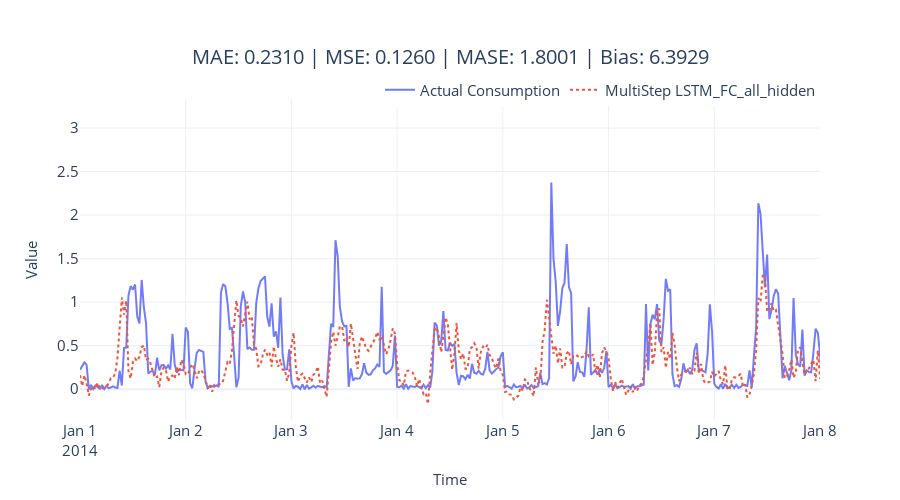

Notebook cell for this chart:
### Code cell
fig = plot_forecast(pred_df, forecast_columns=[tag], forecast_display_names=[tag])
fig = format_plot(fig, title=f"MAE: {metrics['MAE']:.4f} | MSE: {metrics['MSE']:.4f} | MASE: {metrics['MASE']:.4f} | Bias: {metrics['Forecast Bias']:.4f}")
fig.update_xaxes(type="date", range=["2014-01-01", "2014-01-08"])
fig.write_image(f"imgs/chapter_12/{tag}.png")
fig.show()

### Figure 1 — Plotly figure (JSON) as saved in the notebook; plotly's stock layout.template omitted (floating-point values rounded to 4 significant figures; data arrays with more than 128 entries replaced by an {"elided": "..."} marker saying what was removed)
{"data": [{"line": {"color": "rgba(99,110,250,0.9)"}, "mode": "lines", "name": "Actual Consumption", "type": "scatter", "x": {"elided": "1488 str values"}, "y": {"elided": "1488 float values"}}, {"line": {"color": "rgba(239,85,59,1)", "dash": "dot"}, "mode": "lines", "name": "MultiStep LSTM_FC_all_hidden", "type": "scatter", "x": {"elided": "1488 str values"}, "y": {"elided": "1488 float values"}}], "layout": {"autosize": false, "height": 500, "legend": {"font": {"size": 15}, "orientation": "h", "title": {}, "x": 1, "xanchor": "right", "y": 0.98, "yanchor": "bottom"}, "title": {"font": {"size": 20}, "text": "MAE: 0.2310 | MSE: 0.1260 | MASE: 1.8001 | Bias: 6.3929", "x": 0.5, "xanchor": "center", "yanchor": "top"}, "width": 900, "xaxis": {"range": ["2014-01-01", "2014-01-08"], "tickfont": {"size": 15}, "title": {"font": {"size": 15}, "text": "Time"}, "type": "date"}, "yaxis": {"tickfont": {"size": 15}, "title": {"font": {"size": 15}, "text": "Value"}}}}
